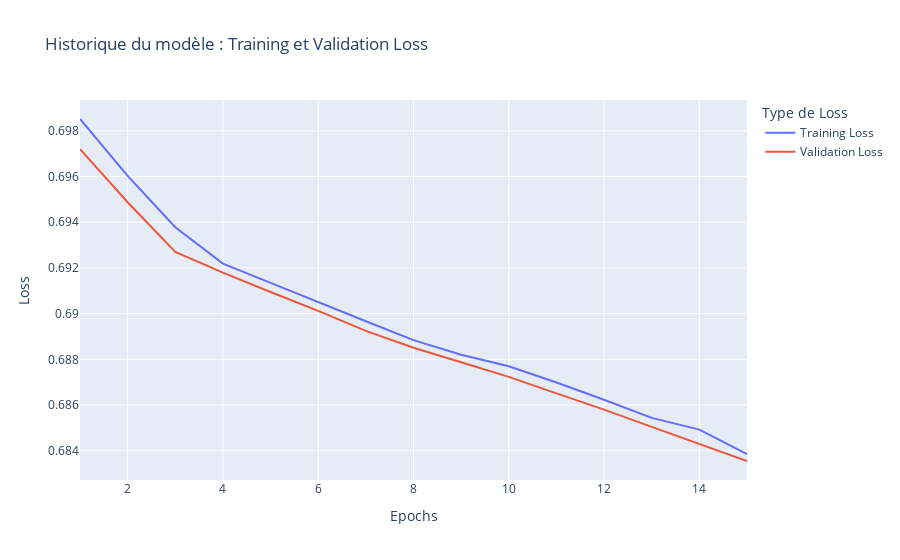
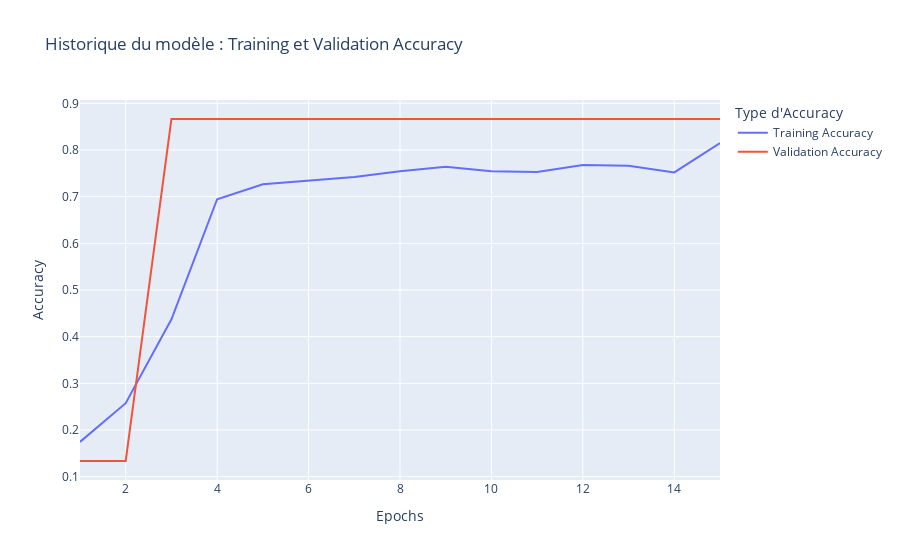

The code cell stored with these charts, in order, in its notebook:
### Code cell
# Extract data from history
history_dict = history_lstm.history
acc = history_dict['accuracy']
val_acc = history_dict['val_accuracy']
loss = history_dict['loss']
val_loss = history_dict['val_loss']

# Create a DataFrame for plotting
epochs = range(1, len(acc) + 1)
df_loss = pd.DataFrame({'Epochs': epochs, 'Training Loss': loss, 'Validation Loss': val_loss})
df_acc = pd.DataFrame({'Epochs': epochs, 'Training Accuracy': acc, 'Validation Accuracy': val_acc})

# Plot loss
fig_loss = px.line(df_loss, x='Epochs', y=['Training Loss', 'Validation Loss'],
                   title='Historique du modèle : Training et Validation Loss',
                   labels={'value': 'Loss', 'variable': 'Type de Loss'})
fig_loss.show()

# Plot accuracy
fig_acc = px.line(df_acc, x='Epochs', y=['Training Accuracy', 'Validation Accuracy'],
                  title='Historique du modèle : Training et Validation Accuracy',
                  labels={'value': 'Accuracy', 'variable': 'Type d\'Accuracy'})
fig_acc.show()

### Figure 1 — Plotly figure (JSON) as saved in the notebook; plotly's stock layout.template omitted (floating-point values rounded to 4 significant figures)
{"data": [{"hovertemplate": "Type de Loss=Training Loss<br>Epochs=%{x}<br>Loss=%{y}<extra></extra>", "legendgroup": "Training Loss", "line": {"color": "#636efa", "dash": "solid"}, "marker": {"symbol": "circle"}, "mode": "lines", "name": "Training Loss", "orientation": "v", "showlegend": true, "type": "scatter", "x": [1, 2, 3, 4, 5, 6, 7, 8, 9, 10, 11, 12, 13, 14, 15], "xaxis": "x", "y": [0.6985, 0.696, 0.6938, 0.6922, 0.6913, 0.6905, 0.6897, 0.6888, 0.6882, 0.6877, 0.687, 0.6862, 0.6854, 0.6849, 0.6839], "yaxis": "y"}, {"hovertemplate": "Type de Loss=Validation Loss<br>Epochs=%{x}<br>Loss=%{y}<extra></extra>", "legendgroup": "Validation Loss", "line": {"color": "#EF553B", "dash": "solid"}, "marker": {"symbol": "circle"}, "mode": "lines", "name": "Validation Loss", "orientation": "v", "showlegend": true, "type": "scatter", "x": [1, 2, 3, 4, 5, 6, 7, 8, 9, 10, 11, 12, 13, 14, 15], "xaxis": "x", "y": [0.6972, 0.6949, 0.6927, 0.6918, 0.6909, 0.6901, 0.6892, 0.6885, 0.6879, 0.6872, 0.6865, 0.6858, 0.685, 0.6843, 0.6836], "yaxis": "y"}], "layout": {"legend": {"title": {"text": "Type de Loss"}, "tracegroupgap": 0}, "title": {"text": "Historique du modèle : Training et Validation Loss"}, "xaxis": {"anchor": "y", "domain": [0, 1], "title": {"text": "Epochs"}}, "yaxis": {"anchor": "x", "domain": [0, 1], "title": {"text": "Loss"}}}}

### Figure 2 — Plotly figure (JSON) as saved in the notebook; plotly's stock layout.template omitted (floating-point values rounded to 4 significant figures)
{"data": [{"hovertemplate": "Type d'Accuracy=Training Accuracy<br>Epochs=%{x}<br>Accuracy=%{y}<extra></extra>", "legendgroup": "Training Accuracy", "line": {"color": "#636efa", "dash": "solid"}, "marker": {"symbol": "circle"}, "mode": "lines", "name": "Training Accuracy", "orientation": "v", "showlegend": true, "type": "scatter", "x": [1, 2, 3, 4, 5, 6, 7, 8, 9, 10, 11, 12, 13, 14, 15], "xaxis": "x", "y": [0.1746, 0.2576, 0.4373, 0.6944, 0.7265, 0.7339, 0.7422, 0.7545, 0.764, 0.7545, 0.753, 0.7678, 0.766, 0.7519, 0.8147], "yaxis": "y"}, {"hovertemplate": "Type d'Accuracy=Validation Accuracy<br>Epochs=%{x}<br>Accuracy=%{y}<extra></extra>", "legendgroup": "Validation Accuracy", "line": {"color": "#EF553B", "dash": "solid"}, "marker": {"symbol": "circle"}, "mode": "lines", "name": "Validation Accuracy", "orientation": "v", "showlegend": true, "type": "scatter", "x": [1, 2, 3, 4, 5, 6, 7, 8, 9, 10, 11, 12, 13, 14, 15], "xaxis": "x", "y": [0.1336, 0.1336, 0.8664, 0.8664, 0.8664, 0.8664, 0.8664, 0.8664, 0.8664, 0.8664, 0.8664, 0.8664, 0.8664, 0.8664, 0.8664], "yaxis": "y"}], "layout": {"legend": {"title": {"text": "Type d'Accuracy"}, "tracegroupgap": 0}, "title": {"text": "Historique du modèle : Training et Validation Accuracy"}, "xaxis": {"anchor": "y", "domain": [0, 1], "title": {"text": "Epochs"}}, "yaxis": {"anchor": "x", "domain": [0, 1], "title": {"text": "Accuracy"}}}}
